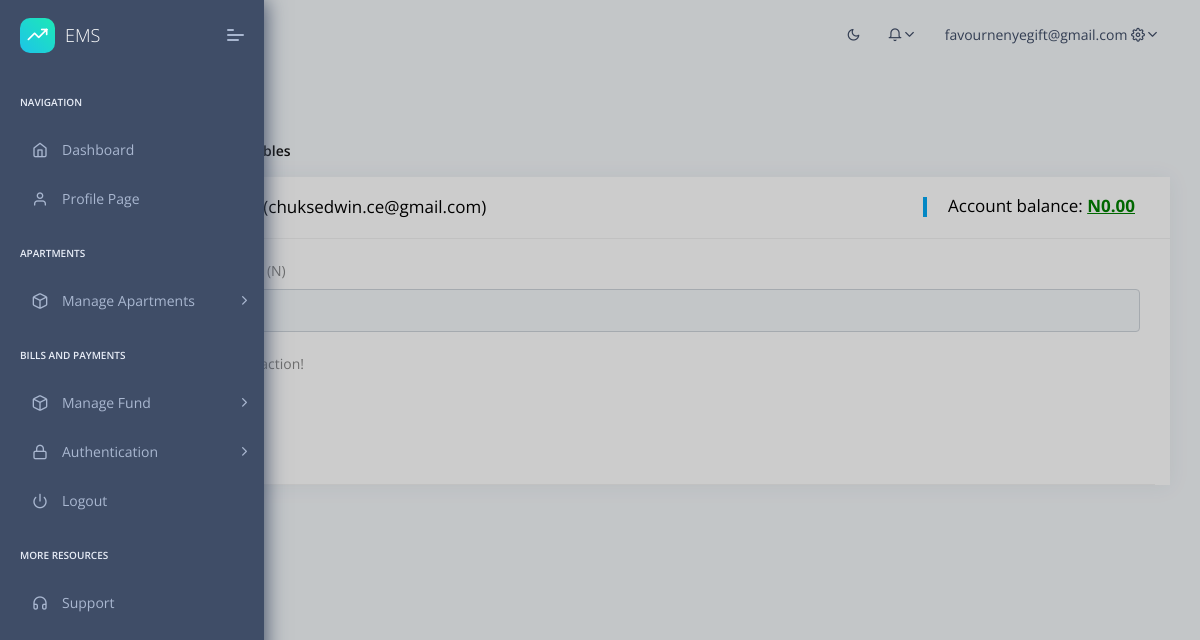
/bills/load_wallet/4/ (signed in), run on an earlier commit of the app's database.
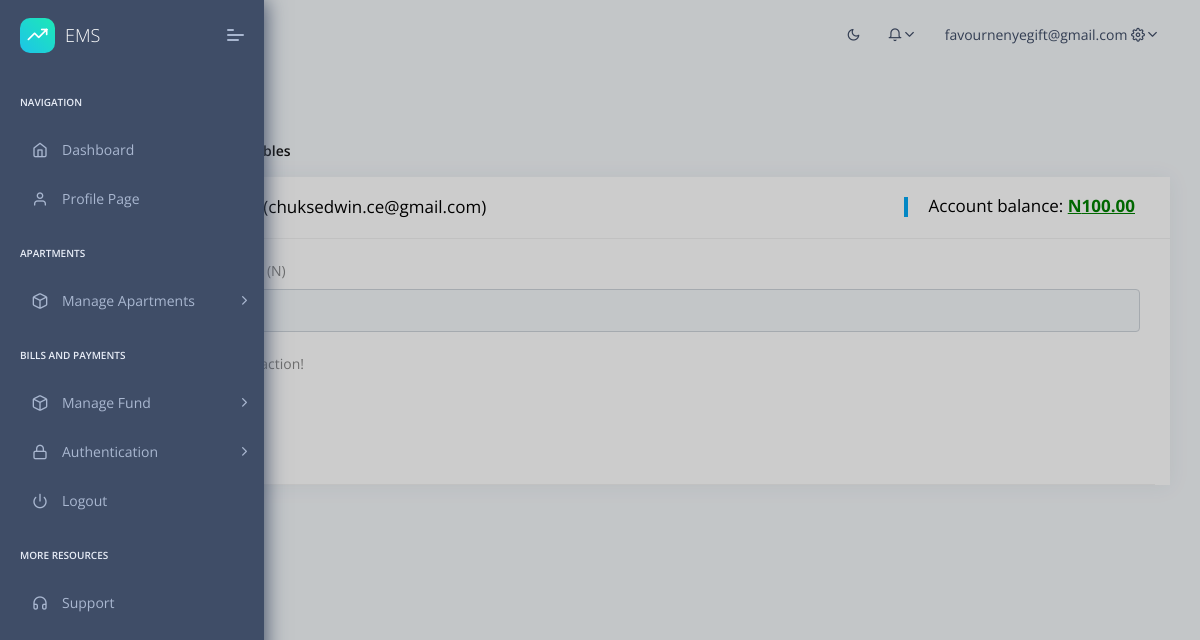
And on a later commit of the database.
### bills/models.py (models this page shows, shortened)
class Wallet(models.Model):
    occupant        = models.OneToOneField(User,related_name='resident', on_delete=models.CASCADE, null=True, blank=True)
    account_balance = models.DecimalField(decimal_places=2, default='00.00', max_digits=20)
    created_by      = models.ForeignKey(User, on_delete=models.CASCADE, null=True, blank=True)
    date_created    = models.DateTimeField(auto_now_add=False, auto_now=True)
    last_updated    = models.DateTimeField(auto_now_add=True, auto_now=False)

### bills/views.py (the view, shortened to what this page needs)
# urls.py: path('load_wallet/<user_id>/',views.load_wallet_view, name='load_wallet'),
@login_required(login_url="login")
def load_wallet_view(request,user_id):
    user=User.objects.get(id=user_id)
    account_balance = Wallet.objects.get(occupant_id=user_id).account_balance
    deposit_amount = request.POST.get('amount')
    context={"user":user,"account_balance":account_balance}
    return render(request,'bills/load_wallet.html',context)

### accounts/models.py (called while the page is built)
    @property
    def is_active(self):
        return self.active

### context_processors.py (called while the page is built)
def cfg_assets_root(request):
    return { 'ASSETS_ROOT' : settings.ASSETS_ROOT }

### templates/bills/load_wallet.html (shortened to what this page needs)
{% extends "layouts/base.html" %}
{% load mathfilters %}
{% block content %}
    <section class="pcoded-main-container">
        <div class="pcoded-wrapper">
            <div class="pcoded-content">
                <div class="pcoded-inner-content">
                    <div class="page-header">
                        <div class="page-block">
                            <div class="row align-items-center">
                                <div class="col-md-12">
                                    <div class="page-header-title">
                                        <h5 class="m-b-10">Load Wallet</h5>
                                    </div>
                                    <ul class="breadcrumb">
                                        <li class="breadcrumb-item"><a href="/"></a></li>
                                        <li class="breadcrumb-item"><a href="#!">Tables</a></li>
                                        <li class="breadcrumb-item"><a href="javascript:">Basic Tables</a></li>
                                    </ul>
                                </div>
                            </div>
                        </div>
                    </div>
                    <div class="main-body">
                        <div class="page-wrapper">
                                <div class="row">
                                  <div class="col-sm-12">
                                    <div class="card">
                                      <div class="card-header">
                                        <h5>{{user.first_name}} {{user.last_name}} || ({{user.email}})</h5>
                                        <h5 style="float: right;">Account balance: <span style="color: Green;"><b><u> N{{account_balance}}</u></b></span></h5>
                                      </div>
                                      <div class="col-md-12">
                                        <div id="extraControls" class="hidden">
                                          <br>
                                          <form action="" method="POST">{% csrf_token %}
                                            <div class="col-md-12">
                                                <label for="validationCustom02" class="form-label">Amount to Deposit (N)</label>
                                                <input type="number" min="1" name="amount" class="form-control" id="validationCustom02" required>
                                            </div><br>
                                            <div class="col-12">
                                                <div class="form-check">
                                                  <label class="form-check-label" for="invalidCheck">
                                                    I'm sure of this action!
                                                  </label>
                                                </div>
                                            </div> <br>
                                            <div class="col-12"></div>
                                            <div class="col-12">
                                                <button class="btn btn-success" type="submit">Load Wallet</button>
                                            </div>
                                          </form>
                                          <div class="card-header">
                                          </div>
                                      </div>
                                    </div>
                                  </div>
                                </div>
                        </div>
                    </div>
                </div>
            </div>
        </div>
    </section>
{% endblock content %}

What changed in the data, as far as the page shows it:
changed Wallet: account_balance "0.00" → "100.00"
